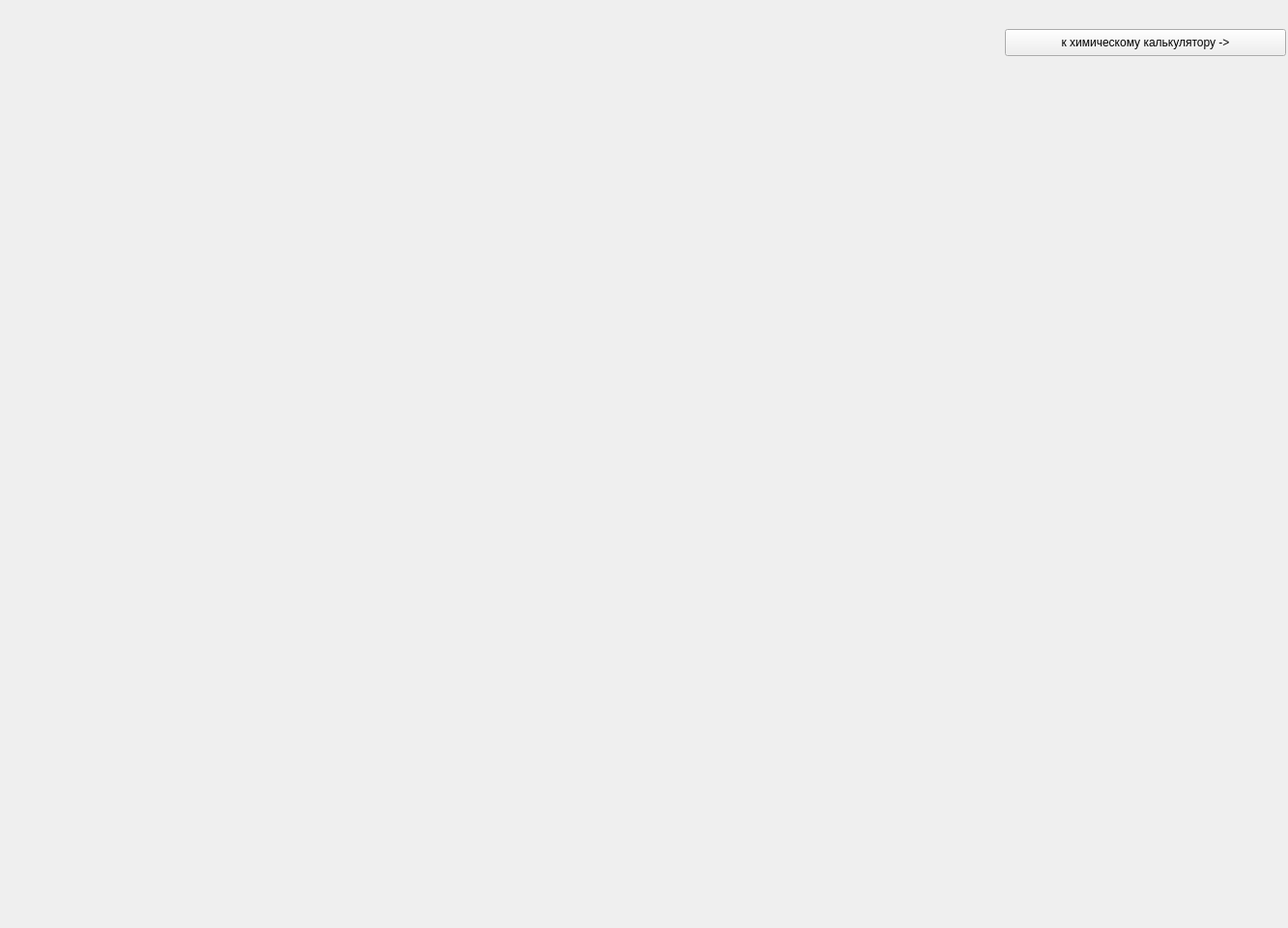
<?xml version="1.0" encoding="UTF-8"?>
<ui version="4.0">
 <class>Form</class>
 <widget class="QWidget" name="Form">
  <property name="geometry">
   <rect>
    <x>0</x>
    <y>0</y>
    <width>1333</width>
    <height>960</height>
   </rect>
  </property>
  <property name="windowTitle">
   <string>Form</string>
  </property>
  <widget class="QPushButton" name="to_chemical_calc">
   <property name="geometry">
    <rect>
     <x>1040</x>
     <y>30</y>
     <width>291</width>
     <height>28</height>
    </rect>
   </property>
   <property name="text">
    <string>к химическому калькулятору -&gt;</string>
   </property>
  </widget>
  <widget class="QLabel" name="table">
   <property name="geometry">
    <rect>
     <x>10</x>
     <y>80</y>
     <width>1331</width>
     <height>791</height>
    </rect>
   </property>
   <property name="text">
    <string/>
   </property>
   <property name="pixmap">
    <pixmap>таблица.png</pixmap>
   </property>
  </widget>
  <widget class="QLabel" name="frame">
   <property name="geometry">
    <rect>
     <x>12</x>
     <y>87</y>
     <width>69</width>
     <height>79</height>
    </rect>
   </property>
   <property name="text">
    <string/>
   </property>
  </widget>
 </widget>
 <resources/>
 <connections/>
</ui>
